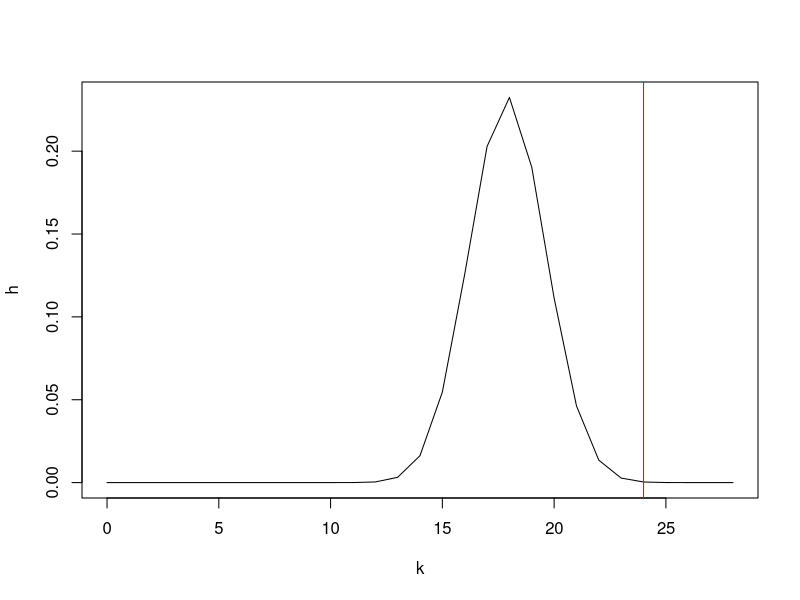

The R script that drew this image:
## ---- chunk 1
require(knitr)
survey <- data.frame(Democrat = c(24, 8), Republican = c(4,14), row.names=c('Female', 'Male'))

survey <- rbind(survey, 'Total' = c(sum(survey$Democrat),sum(survey$Republican)))
survey$Total <- survey$Democrat + survey$Republican

knitr::kable(survey)
## ---- chunk 2
expected.exact <- data.frame(Democrat = survey['Total','Democrat']/survey['Total','Total']*survey$Total,
                       Republican = survey['Total','Republican']/survey['Total','Total']*survey$Total,
                       row.names=c('Female', 'Male', 'Total'))

expected.exact$Total <- expected.exact$Democrat + expected.exact$Republican

knitr::kable(expected.exact)

## ---- chunk 3
expected.approx <- round(expected.exact)

knitr::kable(expected.approx)
## ---- chunk 4

m <- expected.approx['Total', 'Democrat']
n <- expected.approx['Total', 'Republican']
j <- expected.approx['Female', 'Total']

k <- 0:j


h <- dhyper(k, m, n, j)

plot(k, h, type='l')
abline(v=24, col='red')

deviation <- 24:28
dev.prob <- dhyper(deviation, m, n, j)
sum(dev.prob)

